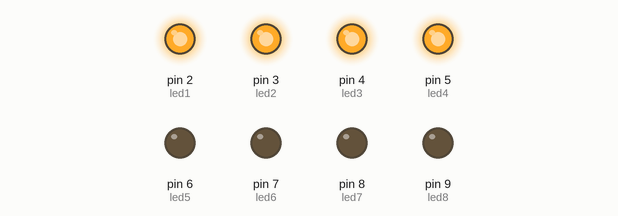
Recording of a sketch running on a simulated Arduino Uno, built with avr-gcc and run on an emulated ATmega328P. Parts: output pins drawn as LEDs (lit = HIGH).

Above: at 0.1 s.
At 2.7 s:
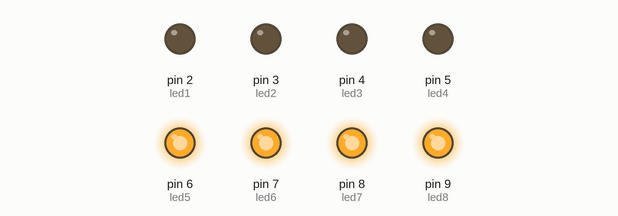
Timing chart, 0 to 3.0 s (numbered marks = the images above):
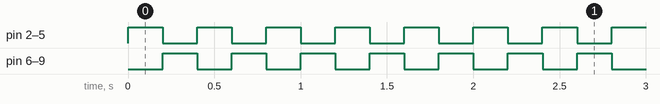

Measured:
- by itself, pin 2 (led1), pin 3 (led2), pin 4 (led3), pin 5 (led4), pin 6 (led5), pin 7 (led6), pin 8 (led7), pin 9 (led8): alternates HIGH for 0.20 s and LOW for 0.20 s

The sketch:

4_Varselblink_-_MHP.ino
```cpp
// Oppgave 4 - Varselblink - 30.01.2018 - MHP

// KONSTANTER:
const byte led1 = 2;
const byte led2 = 3;
const byte led3 = 4;
const byte led4 = 5;
const byte led5 = 6;
const byte led6 = 7;
const byte led7 = 8;
const byte led8 = 9;

// VARIABLER:
int time_on = 200;
int time_off = 200;
byte i;
int leds[8] = {led1, led2, led3, led4, led5, led6, led7, led8};


// SETUP:
void setup() {
  pinMode(led1, OUTPUT);
  pinMode(led2, OUTPUT);
  pinMode(led3, OUTPUT);
  pinMode(led4, OUTPUT);
  pinMode(led5, OUTPUT);
  pinMode(led6, OUTPUT);
  pinMode(led7, OUTPUT);
  pinMode(led8, OUTPUT);
}

// FUNKSJONER:

// HOVUDPROGRAM:
void loop() {
  for (i = 0; i <= 3; i++) {
    digitalWrite(leds[i], HIGH);
  }
  for (i = 4; i <= 7; i++) {
    digitalWrite(leds[i], LOW);
  }
  delay(time_on);
  for (i = 0; i <= 3; i++) {
    digitalWrite(leds[i], LOW);
  }
  for (i = 4; i <= 7; i++) {
    digitalWrite(leds[i], HIGH);
  }
  delay(time_off);
}
```
